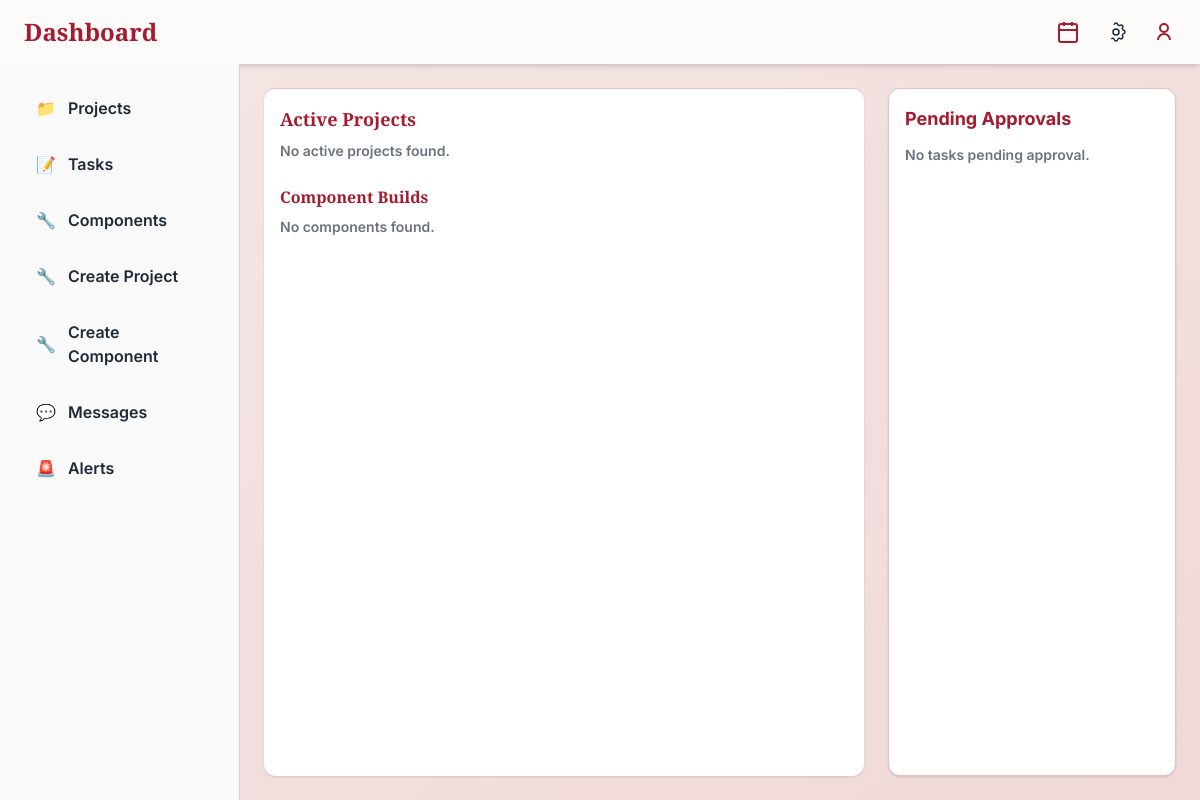
The app's page /lead-dashboard/ (signed in), older data.
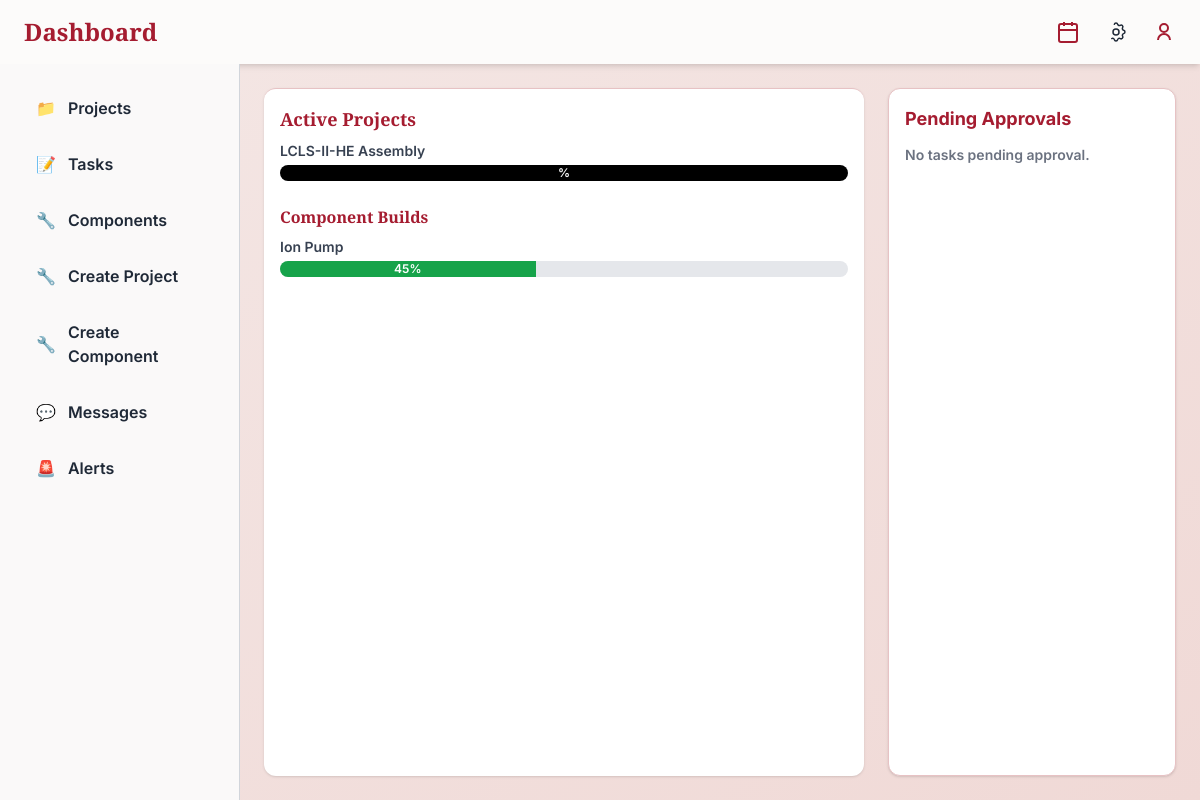
The same page, newer data.
### tracker/models.py (models this page shows, shortened)
class Project(models.Model):
  name = models.CharField(max_length=100)
  description = models.TextField(blank = True)
  start_date = models.DateField(null=True, blank=True)
  end_date = models.DateField(null=True, blank=True)
  status = models.CharField(
    max_length=20,
    choices=[('ongoing', 'Ongoing'), ('completed', 'Completed'),
             ('paused', 'Paused')],
    default='ongoing'
  )

class Component(models.Model):
  name = models.CharField(max_length=100)
  description = models.TextField(blank=True)
  start_date = models.DateField(null=True, blank=True)
  end_date = models.DateField(null=True, blank=True)
  progress = models.FloatField(default=0.0)
  status = models.CharField(
    max_length=20,
    choices=[('ongoing', 'Ongoing'), ('completed', 'Completed'),
             ('paused', 'Paused')],
    default='ongoing'
  )

### tracker/views.py (the view)
# urls.py: path('lead-dashboard/', views.lead_dashboard, name='lead_dashboard'),
@login_required
def lead_dashboard(request):
    projects = Project.objects.all()
    pending_tasks = Task.objects.filter(completed=True, is_approved=False)
    components = Component.objects.all()
    return render(request, 'tracker/leaddashboard.html', {
        'projects': projects,
        'pending_tasks': pending_tasks,
        'components': components,
    })

### tracker/templates/tracker/leaddashboard.html (shortened to what this page needs)
<!DOCTYPE html>
<html lang="en">
<head>
  <script src="https://cdn.tailwindcss.com"></script>
</head>
<body class="min-h-screen font-inter font-semibold flex flex-col bg-gradient-to-br from-[#f4e7e5] to-[#f0d9d6] text-gray-800 overflow-hidden">
    <header class="bg-[#fcfbfa] shadow-md px-6 py-4 flex justify-between items-center transition-all duration-500
      ease-in-out">
      <h1 class="text-2xl font-playfair text-[#a51c30]">Dashboard</h1>
      <div class="flex items-center gap-6">
        <a href = "calendar.html" class = "hover:text-[#a51c30] transition-tranform duration-300 hover:scale-110 ">
        </a>
        <a href = "settings.html" class = "hover:text-[#a51c30] transition-tranform duration-300 hover:scale-110 ">
        </a>
        <a href = "profile.html" class = "hover:text-[#a51c30] transition-tranform duration-300 hover:scale-110 ">
        </a>
        </div>
    </header>
    <main class="flex flex-1 min-h-0">
      <aside class="w-1/5 bg-[#faf9f9] border-r border-gray-300 p-6">
        <nav class="flex flex-col gap-4">
          <a href="{% url 'project_detail' %}" class="flex items-center gap-3 text-gray-800 px-3 py-2 rounded-md
            hover:bg-[#f4e8e7] hover:text-[#a51c30]
            hover:translate-x-1 transition-all">
            <span>📁</span> <span>Projects</span>
          </a>
          <a href="{% url 'assign_tasks' %}" class="flex items-center gap-3 text-gray-800 px-3 py-2 rounded-md
            hover:bg-[#f4e8e7] hover:text-[#a51c30] hover:translate-x-1 transition-all">
            <span>📝</span> <span>Tasks</span>
          </a>
          <a href="{% url 'components' %}" class="flex items-center gap-3 text-gray-800 px-3 py-2 rounded-md
            hover:bg-[#f4e8e7] hover:text-[#a51c30]
            hover:translate-x-1 transition-all">
            <span>🔧</span> <span>Components</span>
          </a>
          <a href="{% url 'create_project' %}" class="flex items-center gap-3 text-gray-800 px-3 py-2 rounded-md
            hover:bg-[#f4e8e7] hover:text-[#a51c30]
            hover:translate-x-1 transition-all">
            <span>🔧</span> <span>Create Project</span>
          </a>
          <a href="{% url 'create_component' %}" class="flex items-center gap-3 text-gray-800 px-3 py-2 rounded-md
            hover:bg-[#f4e8e7] hover:text-[#a51c30]
            hover:translate-x-1 transition-all">
            <span>🔧</span> <span>Create Component</span>
          </a>
          <a href="messages.html" class="flex items-center gap-3 text-gray-800 px-3 py-2 rounded-md hover:bg-
            [#f4e8e7] hover:text-[#a51c30]
            hover:translate-x-1 transition-all">
            <span>💬</span> <span>Messages</span>
          </a>
          <a href="alerts.html" class="flex items-center gap-3 text-gray-800 px-3 py-2 rounded-md hover:bg-
            [#f4e8e7] hover:text-[#a51c30]
            hover:translate-x-1 transition-all">
            <span>🚨</span> <span>Alerts</span>
          </a>
        </nav>
      </aside>
    <section class="flex-1 p-6 grid grid-cols-3 gap-6">
      <div class="bg-white border-t border-[#e7c2c4] shadow rounded-xl p-4 col-span-2 transition-all hover:shadow-
        lg">
        <h2 class="text-lg font-playfair mb-2 text-[#a51c30]">Active Projects</h2>
        {% for project in projects %}
          <p class="text-sm mb-1 text-gray-700">{{ project.name }}</p>
          <div class="w-full bg-gray-200 h-4 rounded-full overflow-hidden mb-4">
            <div class="bg-black h-4 text-white text-xs text-center" style="width: {{ project.progress }}%;">
              {{ project.progress|floatformat:0 }}%
            </div>
          </div>
        {% empty %}
          <p class="text-sm text-gray-500">No active projects found.</p>
        {% endfor %}
        <h3 class="text-md font-playfair mt-6 mb-2 text-[#a51c30]">Component Builds</h3>
        {% for comp in components %}
          <p class="text-sm mb-1 text-gray-700">{{ comp.name }}</p>
          <div class="w-full bg-gray-200 h-4 rounded-full overflow-hidden mb-4">
            <div class="bg-green-600 h-4 text-white text-xs text-center" style="width: {{ comp.progress }}%;">
              {{ comp.progress|floatformat:0 }}%
            </div>
          </div>
        {% empty %}
          <p class="text-sm text-gray-500">No components found.</p>
        {% endfor %}
      </div>
      <div class="bg-white rounded-xl shadow border border-[#e7c2c4] p-4 h-full overflow-y-auto">
        <h2 class="text-lg font-bold text-[#a51c30] mb-3">Pending Approvals</h2>
        <ul class="space-y-3">
          {% for task in pending_tasks %}
          <li class="flex justify-between items-center border border-[#f0d9d6] p-2 rounded-md">
            <span class="text-sm">{{ task.title }}</span>
            <form method="POST" action="{% url 'approve_task' task.id %}">
              {% csrf_token %}
              <button class="text-white bg-[#a51c30] hover:bg-red-700 px-3 py-1 text-sm
                rounded">Approve</button>
            </form>
          </li>
          {% empty %}
          <li class="text-sm text-gray-500">No tasks pending approval.</li>
          {% endfor %}
        </ul>
      </div>
      </section>
      </main>
      </body>
      </html>

### tracker/templates/tracker/leaddashboard.html (style rules this page uses)
.font-playfair { font-family: 'Playfair Display', serif; }
.font-inter { font-family: 'Inter', sans-serif; }

Row changes from the older to the newer data that the page shows:
added Project: name "LCLS-II-HE Assembly"
added Component: name "Ion Pump", progress "45"
Text that changed along with them:
text no longer shown: "No active projects found. No components found."
